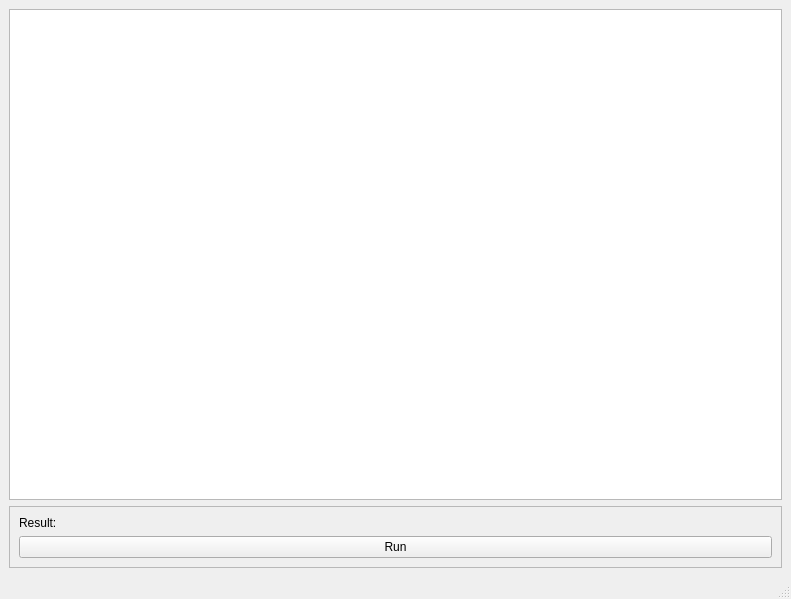
<?xml version="1.0" encoding="UTF-8"?>
<ui version="4.0">
 <class>MainWindow</class>
 <widget class="QMainWindow" name="MainWindow">
  <property name="geometry">
   <rect>
    <x>0</x>
    <y>0</y>
    <width>791</width>
    <height>599</height>
   </rect>
  </property>
  <property name="windowTitle">
   <string>MainWindow</string>
  </property>
  <widget class="QWidget" name="centralwidget">
   <layout class="QGridLayout" name="gridLayout">
    <item row="2" column="0">
     <widget class="QFrame" name="frame">
      <property name="frameShape">
       <enum>QFrame::StyledPanel</enum>
      </property>
      <property name="frameShadow">
       <enum>QFrame::Raised</enum>
      </property>
      <layout class="QGridLayout" name="gridLayout_2">
       <item row="1" column="0">
        <widget class="QPushButton" name="pushButton_run">
         <property name="text">
          <string>Run</string>
         </property>
         <property name="checkable">
          <bool>true</bool>
         </property>
         <property name="checked">
          <bool>false</bool>
         </property>
        </widget>
       </item>
       <item row="0" column="0">
        <widget class="QLabel" name="label_result">
         <property name="text">
          <string>Result:</string>
         </property>
        </widget>
       </item>
      </layout>
     </widget>
    </item>
    <item row="0" column="0">
     <widget class="QGraphicsView" name="graphicsView"/>
    </item>
   </layout>
  </widget>
  <widget class="QMenuBar" name="menubar">
   <property name="geometry">
    <rect>
     <x>0</x>
     <y>0</y>
     <width>791</width>
     <height>20</height>
    </rect>
   </property>
  </widget>
  <widget class="QStatusBar" name="statusbar"/>
 </widget>
 <resources/>
 <connections/>
</ui>
